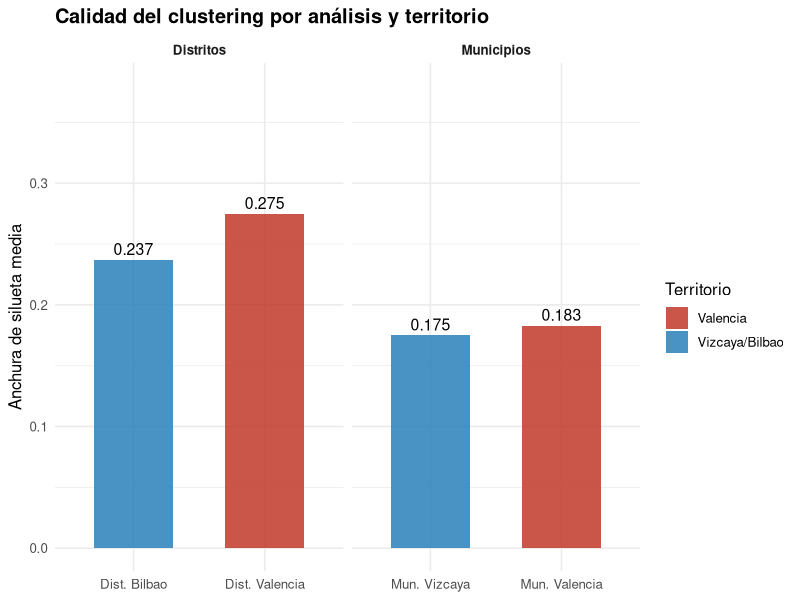
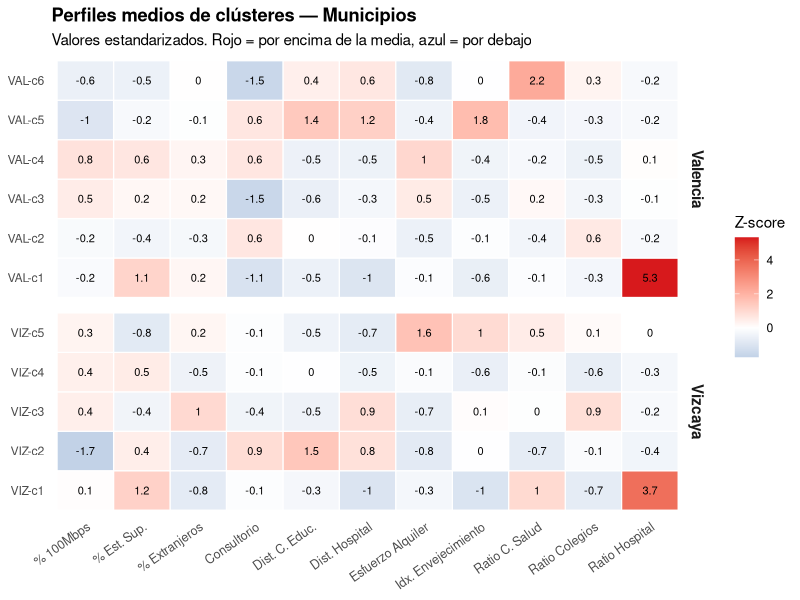
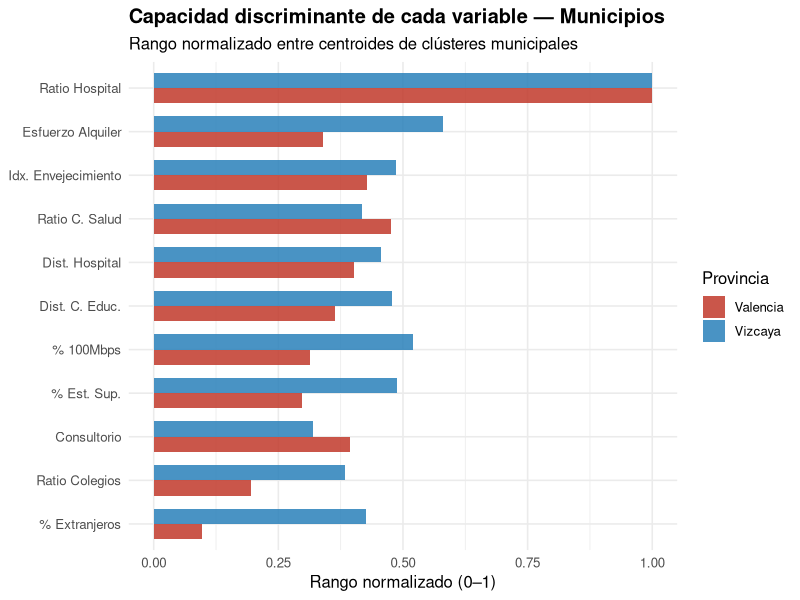
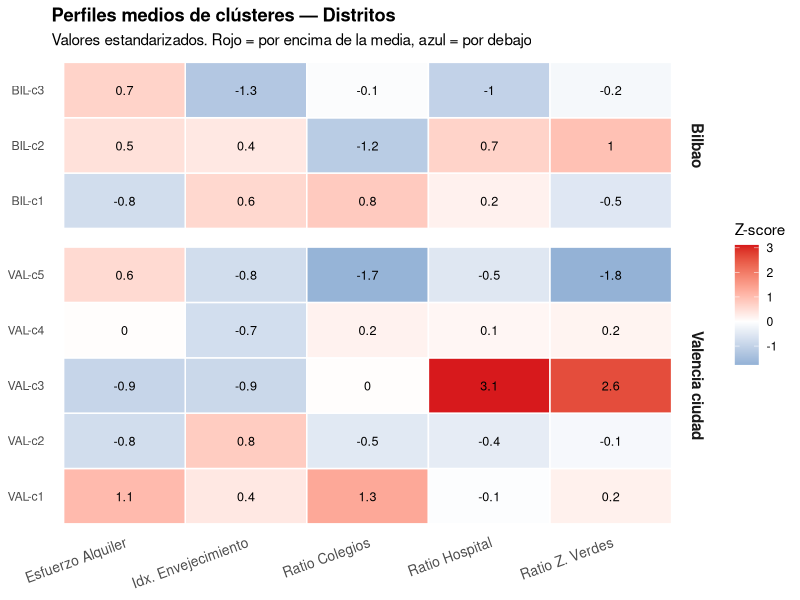
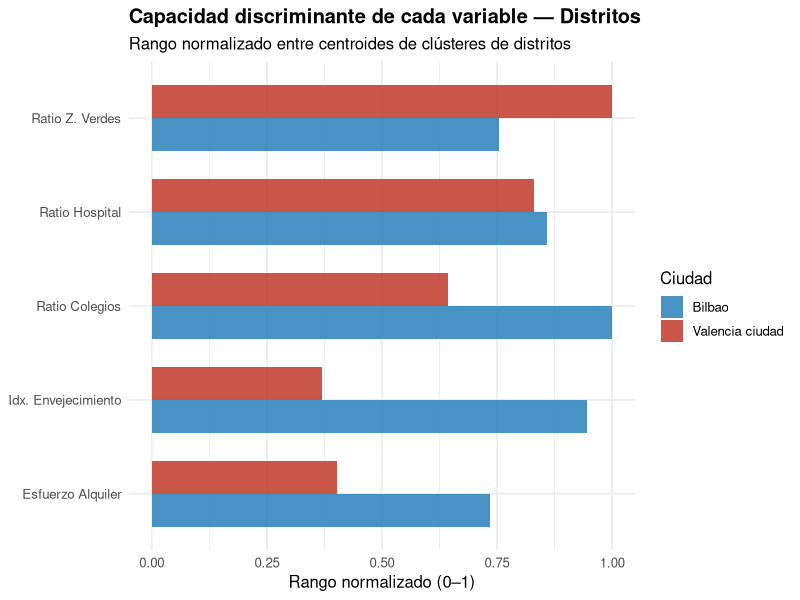

These charts were generated, in order, by the following R code:
## ---- chunk 1
knitr::opts_chunk$set(echo = FALSE, warning = FALSE, message = FALSE)
## ---- chunk 2
library(tidyverse)
library(knitr)
library(kableExtra)
library(cluster)
## ---- chunk 3
# Variables activas
vars_mun <- c(
  "pct_extranjeros", "indice_envejecimiento", "pct_estudios_sup",
  "ratio_colegios", "distancia_centro_educativo", "ratio_centros_salud",
  "consultorio_local", "ratio_hospital", "distancia_hospital",
  "esfuerzo_alquiler", "pct_hogares_100mbps")

vars_dis <- c(
  "indice_envejecimiento", "ratio_colegio",
  "ratio_hospital", "esfuerzo_alquiler", "ratio_zonas_verdes")

# Municipios Vizcaya
municipios_vizcaya <- read_csv(
  "../../datasets/vizcaya-bilbao/municipios_vizcaya_base_final.csv",
  show_col_types = FALSE)
datos_clustering <- municipios_vizcaya %>% select(all_of(vars_mun))
filas_completas  <- complete.cases(datos_clustering)
datos_cc_viz     <- datos_clustering[filas_completas, ]
datos_scaled_viz <- scale(datos_cc_viz)
set.seed(123)
km_viz           <- kmeans(datos_scaled_viz, centers = 5, nstart = 25)
cluster_viz      <- km_viz$cluster

# Municipios Valencia 
municipios_valencia <- read_csv(
  "../../datasets/valencia/municipios_valencia_base_final.csv",
  show_col_types = FALSE)
datos_clustering <- municipios_valencia %>% select(all_of(vars_mun))
filas_completas  <- complete.cases(datos_clustering)
datos_cc_val     <- datos_clustering[filas_completas, ]
datos_scaled_val <- scale(datos_cc_val)
set.seed(123)
km_val           <- kmeans(datos_scaled_val, centers = 6, nstart = 25)
cluster_val      <- km_val$cluster

#  Distritos Bilbao 
distritos_bilbao_base <- read_csv(
  "../../datasets/vizcaya-bilbao/distritos_bilbao_base_final.csv",
  show_col_types = FALSE) %>%
  filter(nombre_distrito_norm != "otxarkoaga")
datos_clustering <- distritos_bilbao_base %>% select(all_of(vars_dis))
filas_completas  <- complete.cases(datos_clustering)
datos_cc_bil     <- datos_clustering[filas_completas, ]
datos_scaled_bil <- scale(datos_cc_bil)
dist_bil         <- dist(datos_scaled_bil, method = "euclidean")
hc_bil           <- hclust(dist_bil, method = "ward.D2")
cluster_bil      <- cutree(hc_bil, k = 3)

# Distritos Valencia
distritos_valencia_base <- read_csv(
  "../../datasets/valencia/distritos_valencia_base_final.csv",
  show_col_types = FALSE)
datos_clustering  <- distritos_valencia_base %>% select(all_of(vars_dis))
filas_completas   <- complete.cases(datos_clustering)
datos_cc_dval     <- datos_clustering[filas_completas, ]
datos_scaled_dval <- scale(datos_cc_dval)
set.seed(123)
pam_dval          <- pam(datos_scaled_dval, k = 5)
cluster_dval      <- pam_dval$clustering

# Siluetas 
sil_viz  <- mean(silhouette(cluster_viz,  dist(datos_scaled_viz))[, 3])
sil_val  <- mean(silhouette(cluster_val,  dist(datos_scaled_val))[, 3])
sil_bil  <- mean(silhouette(cluster_bil,  dist_bil)[, 3])
sil_dval <- mean(silhouette(cluster_dval, dist(datos_scaled_dval))[, 3])
## ---- chunk 4
tabla_meta <- tibble(
  Análisis            = c("Municipios Vizcaya", "Municipios Valencia",
                          "Distritos Bilbao",   "Distritos Valencia"),
  `Nº observaciones` = c(nrow(datos_cc_viz), nrow(datos_cc_val),
                          nrow(datos_cc_bil),  nrow(datos_cc_dval)),
  Hopkins             = c("0.992", "0.832", "0.43", "0.64"),
  `K elegido`         = c(5, 6, 3, 5),
  `Método final`      = c("K-medias", "K-medias", "Ward", "PAM"),
  `Silueta media`     = round(c(sil_viz, sil_val, sil_bil, sil_dval), 3))

kable(tabla_meta,
      caption = "Resumen metodológico de los cuatro análisis de clustering",
      align   = "lccccc") %>%
  kable_styling(bootstrap_options = c("striped", "hover"), full_width = FALSE) %>%
  row_spec(1:2, background = "#EBF4FA") %>%
  row_spec(3:4, background = "#FEF9E7")
## ---- chunk 5
datos_sil <- tibble(
  Análisis   = factor(
    c("Mun. Vizcaya", "Mun. Valencia", "Dist. Bilbao", "Dist. Valencia"),
    levels = c("Mun. Vizcaya", "Mun. Valencia", "Dist. Bilbao", "Dist. Valencia")),
  Silueta    = round(c(sil_viz, sil_val, sil_bil, sil_dval), 3),
  Territorio = c("Vizcaya/Bilbao", "Valencia", "Vizcaya/Bilbao", "Valencia"),
  Escala     = c("Municipios", "Municipios", "Distritos", "Distritos"))

ggplot(datos_sil, aes(x = Análisis, y = Silueta, fill = Territorio)) +
  geom_col(width = 0.6, alpha = 0.85) +
  geom_text(aes(label = Silueta), vjust = -0.4, size = 4) +
  facet_wrap(~Escala, scales = "free_x") +
  scale_fill_manual(values = c("Vizcaya/Bilbao" = "#2980B9", "Valencia" = "#C0392B")) +
  scale_y_continuous(limits = c(0, 0.38)) +
  labs(title = "Calidad del clustering por análisis y territorio",
       y = "Anchura de silueta media", x = NULL, fill = "Territorio") +
  theme_minimal(base_size = 12) +
  theme(plot.title = element_text(face = "bold"),
        strip.text = element_text(face = "bold"))
## ---- chunk 6

etiquetas_vars <- c(
  "% Extranjeros",
  "Idx. Envejecimiento",
  "% Est. Sup.",
  "Ratio Colegios",
  "Dist. C. Educ.",
  "Ratio C. Salud",
  "Consultorio",
  "Ratio Hospital",
  "Dist. Hospital",
  "Esfuerzo Alquiler",
  "% 100Mbps")

perfiles_viz <- as.data.frame(datos_scaled_viz) %>%
  mutate(cluster = paste0("VIZ-c", cluster_viz)) %>%
  group_by(cluster) %>%
  summarise(across(everything(), mean), .groups = "drop")
colnames(perfiles_viz)[-1] <- etiquetas_vars

perfiles_val <- as.data.frame(datos_scaled_val) %>%
  mutate(cluster = paste0("VAL-c", cluster_val)) %>%
  group_by(cluster) %>%
  summarise(across(everything(), mean), .groups = "drop")
colnames(perfiles_val)[-1] <- etiquetas_vars

mat_long <- bind_rows(perfiles_viz, perfiles_val) %>%
  pivot_longer(-cluster, names_to = "Variable", values_to = "Valor") %>%
  mutate(
    Territorio = ifelse(str_starts(cluster, "VIZ"), "Vizcaya", "Valencia"),
    cluster    = factor(cluster, levels = c(
      paste0("VIZ-c", 1:5), paste0("VAL-c", 1:6))))

ggplot(mat_long, aes(x = Variable, y = cluster, fill = Valor)) +
  geom_tile(color = "white", linewidth = 0.4) +
  geom_text(aes(label = round(Valor, 1)), size = 2.8) +
  scale_fill_gradient2(
    low = "#2C7BB6", mid = "white", high = "#D7191C",
    midpoint = 0, name = "Z-score") +
  facet_grid(Territorio ~ ., scales = "free_y", space = "free_y") +
  labs(title    = "Perfiles medios de clústeres — Municipios",
       subtitle = "Valores estandarizados. Rojo = por encima de la media, azul = por debajo",
       x = NULL, y = NULL) +
  theme_minimal(base_size = 11) +
  theme(axis.text.x  = element_text(angle = 35, hjust = 1, size = 9),
        strip.text.y = element_text(face = "bold", size = 11),
        plot.title   = element_text(face = "bold"),
        panel.grid   = element_blank())
## ---- chunk 7
rango_viz_n <- apply(km_viz$centers, 2, function(x) max(x) - min(x))
rango_val_n <- apply(km_val$centers, 2, function(x) max(x) - min(x))
rango_viz_n <- rango_viz_n / max(rango_viz_n)
rango_val_n <- rango_val_n / max(rango_val_n)

datos_disc_mun <- tibble(
  variable   = rep(etiquetas_vars, 2),
  rango      = c(rango_viz_n, rango_val_n),
  territorio = rep(c("Vizcaya", "Valencia"), each = length(etiquetas_vars)))

ggplot(datos_disc_mun,
       aes(x = reorder(variable, rango), y = rango, fill = territorio)) +
  geom_col(position = "dodge", alpha = 0.85, width = 0.7) +
  scale_fill_manual(
    values = c("Vizcaya" = "#2980B9", "Valencia" = "#C0392B"),
    name   = "Provincia") +
  coord_flip() +
  labs(title    = "Capacidad discriminante de cada variable — Municipios",
       subtitle = "Rango normalizado entre centroides de clústeres municipales",
       x = NULL, y = "Rango normalizado (0–1)") +
  theme_minimal(base_size = 12) +
  theme(plot.title = element_text(face = "bold"))
## ---- chunk 8
etiquetas_dis <- c(
  "Idx. Envejecimiento",
  "Ratio Colegios",
  "Ratio Hospital",
  "Esfuerzo Alquiler",
  "Ratio Z. Verdes")

perfiles_bil <- as.data.frame(datos_scaled_bil) %>%
  mutate(cluster = paste0("BIL-c", cluster_bil)) %>%
  group_by(cluster) %>%
  summarise(across(everything(), mean), .groups = "drop")
colnames(perfiles_bil)[-1] <- etiquetas_dis

perfiles_dval <- as.data.frame(datos_scaled_dval) %>%
  mutate(cluster = paste0("VAL-c", cluster_dval)) %>%
  group_by(cluster) %>%
  summarise(across(everything(), mean), .groups = "drop")
colnames(perfiles_dval)[-1] <- etiquetas_dis

mat_dis <- bind_rows(perfiles_bil, perfiles_dval) %>%
  pivot_longer(-cluster, names_to = "Variable", values_to = "Valor") %>%
  mutate(
    Territorio = ifelse(str_starts(cluster, "BIL"), "Bilbao", "Valencia ciudad"),
    cluster    = factor(cluster, levels = c(
      paste0("BIL-c", 1:3), paste0("VAL-c", 1:5))))

ggplot(mat_dis, aes(x = Variable, y = cluster, fill = Valor)) +
  geom_tile(color = "white", linewidth = 0.5) +
  geom_text(aes(label = round(Valor, 1)), size = 3.2) +
  scale_fill_gradient2(
    low = "#2C7BB6", mid = "white", high = "#D7191C",
    midpoint = 0, name = "Z-score") +
  facet_grid(Territorio ~ ., scales = "free_y", space = "free_y") +
  labs(title    = "Perfiles medios de clústeres — Distritos",
       subtitle = "Valores estandarizados. Rojo = por encima de la media, azul = por debajo",
       x = NULL, y = NULL) +
  theme_minimal(base_size = 11) +
  theme(axis.text.x  = element_text(angle = 20, hjust = 1, size = 10),
        strip.text.y = element_text(face = "bold", size = 11),
        plot.title   = element_text(face = "bold"),
        panel.grid   = element_blank())
## ---- chunk 9

centros_bil <- as.data.frame(datos_scaled_bil) %>%
  mutate(cluster = cluster_bil) %>%
  group_by(cluster) %>%
  summarise(across(everything(), mean), .groups = "drop") %>%
  select(-cluster) %>%
  as.matrix()

rango_bil_n <- apply(centros_bil, 2, function(x) max(x) - min(x))
rango_bil_n <- rango_bil_n / max(rango_bil_n)


centros_dval <- pam_dval$medoids
rango_dval_n <- apply(centros_dval, 2, function(x) max(x) - min(x))
rango_dval_n <- rango_dval_n / max(rango_dval_n)

datos_disc_dis <- tibble(
  variable   = rep(etiquetas_dis, 2),
  rango      = c(rango_bil_n, rango_dval_n),
  territorio = rep(c("Bilbao", "Valencia ciudad"), each = length(etiquetas_dis)))

ggplot(datos_disc_dis,
       aes(x = reorder(variable, rango), y = rango, fill = territorio)) +
  geom_col(position = "dodge", alpha = 0.85, width = 0.7) +
  scale_fill_manual(
    values = c("Bilbao" = "#2980B9", "Valencia ciudad" = "#C0392B"),
    name   = "Ciudad") +
  coord_flip() +
  labs(title    = "Capacidad discriminante de cada variable — Distritos",
       subtitle = "Rango normalizado entre centroides de clústeres de distritos",
       x = NULL, y = "Rango normalizado (0–1)") +
  theme_minimal(base_size = 12) +
  theme(plot.title = element_text(face = "bold"))
